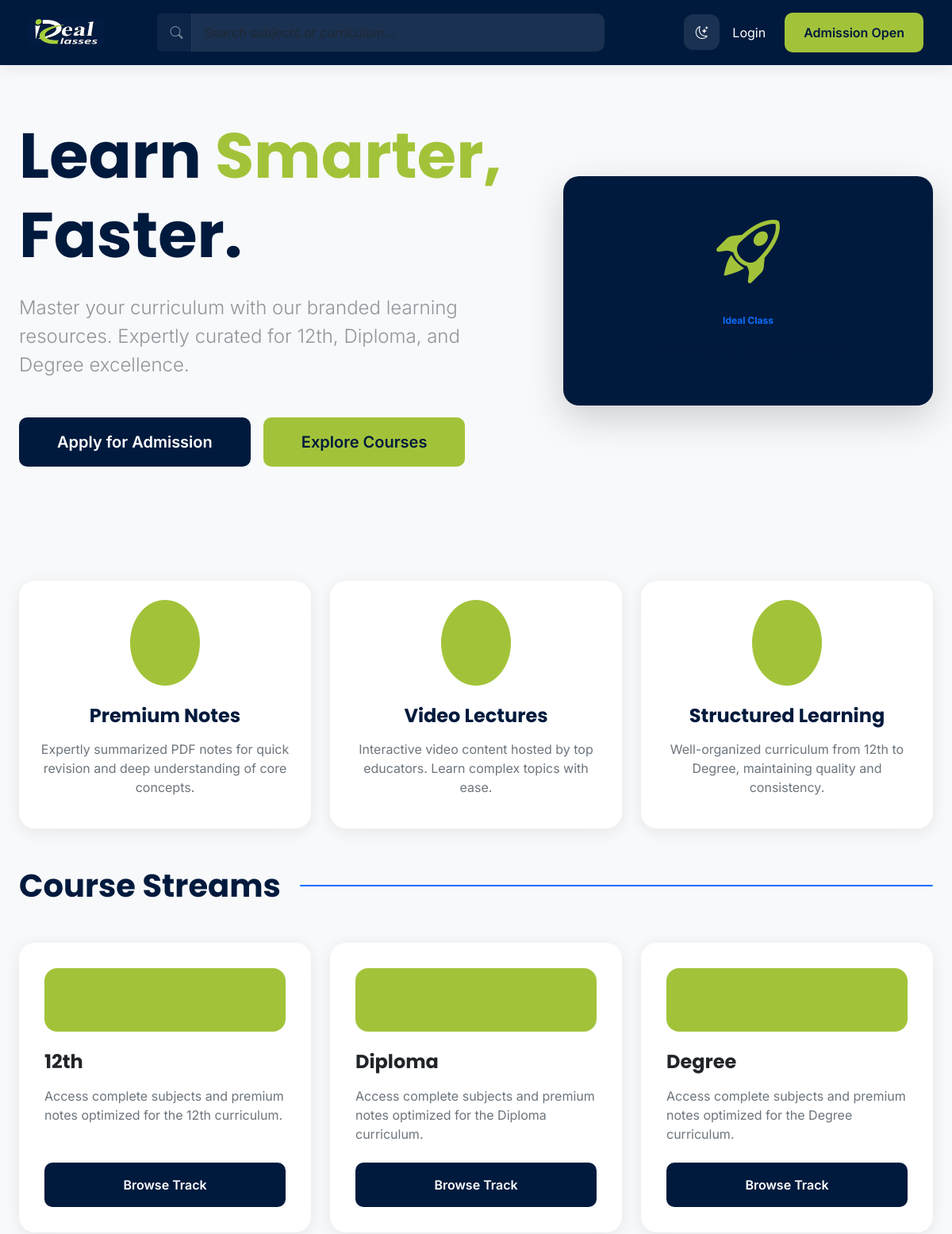
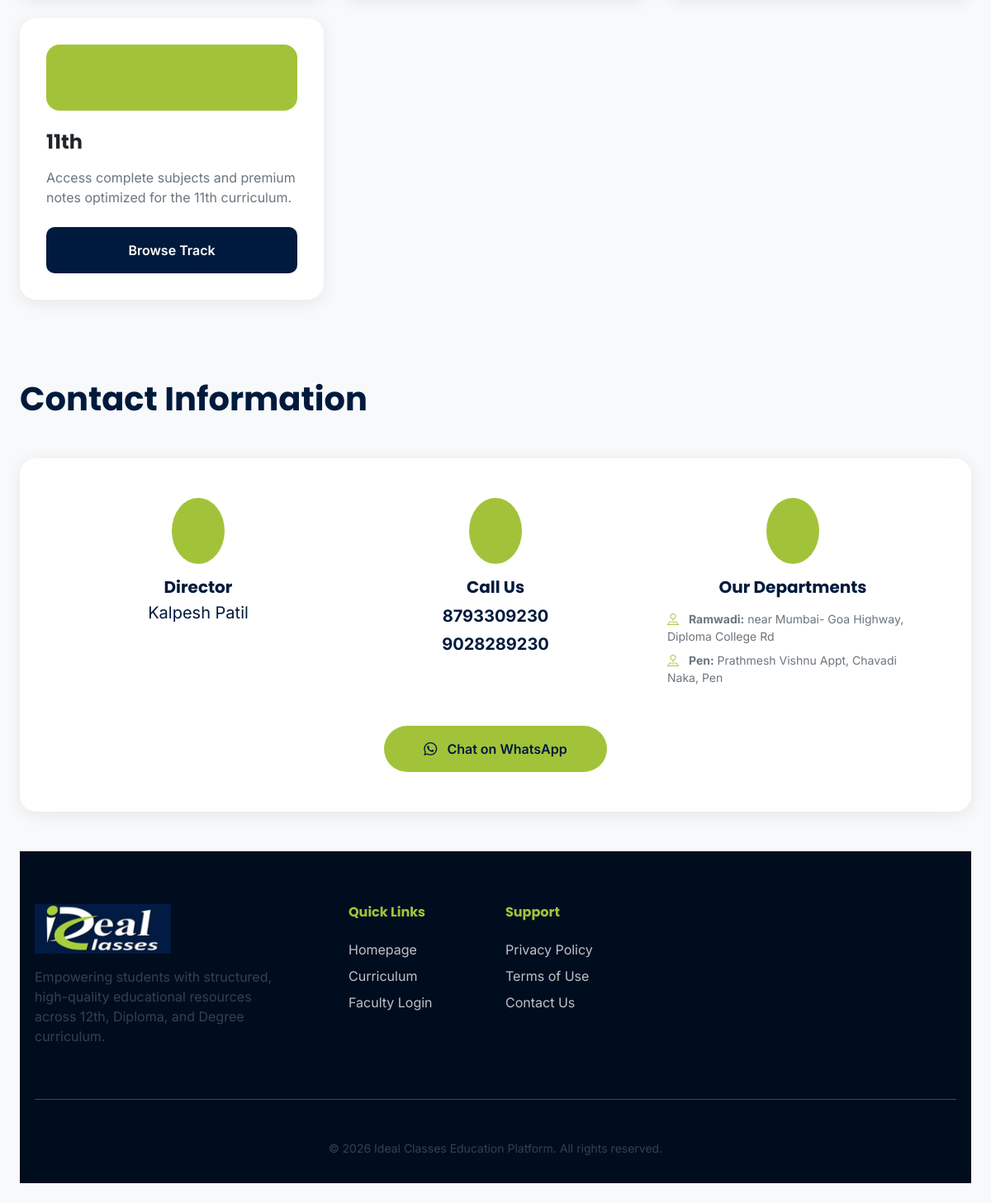
The page / on the database its author committed (2 pictures, top to bottom).
### education/models.py (models this page shows, shortened)
class Category(models.Model):
    name = models.CharField(max_length=100)
    class Meta:
        verbose_name = "Course"
        verbose_name_plural = "Courses"

### education/views.py (the view)
# urls.py: path('', views.home, name='home'),
def home(request):
    categories = Category.objects.all()
    context = {'categories': categories}
    if request.user.is_staff:
        context['total_students'] = StudentAdmission.objects.filter(status='Approved').count()
        context['pending_admissions'] = StudentAdmission.objects.filter(status='Pending').count()
        context['total_subjects'] = Subject.objects.count()
    return render(request, 'education/index.html', context)

### templates/education/index.html (shortened to what this page needs)
{% extends 'base.html' %}
{% block content %}
{% if not user.is_authenticated and not request.session.is_student %}
<div class="animate__animated animate__fadeIn">
    <div class="row align-items-center mb-5 py-5 text-lg-start">
        <div class="col-lg-7">
            <h1 class="display-1 fw-bold mb-4 animate__animated animate__fadeInDown lh-sm">
                Learn <span class="text-secondary-branded">Smarter,</span><br>Faster.
            </h1>
            <p class="lead fs-4 opacity-75 mb-5 pe-lg-5">
                Master your curriculum with our branded learning resources. Expertly curated for 12th, Diploma, and
                Degree excellence.
            </p>
            <div class="d-flex flex-wrap gap-3 justify-content-center justify-content-lg-start">
                <a href="{% url 'admission_apply' %}" class="btn btn-primary-branded px-5 py-3 fs-5">Apply for Admission</a>
                <a href="#browse" class="btn btn-secondary-branded px-5 py-3 fs-5">Explore Courses</a>
            </div>
        </div>
        <div class="col-lg-5 d-none d-lg-block animate__animated animate__zoomIn">
            <div class="card card-branded p-0 border-0 shadow-lg" style="background: var(--primary-color);">
                <div class="p-5 text-center text-white">
                    <i class="bi bi-rocket-takeoff display-1 text-secondary-branded"></i>
                    <div class="mt-4">
                        <div class="badge bg-secondary-branded text-primary px-3 py-2 rounded-pill mb-2">Ideal Class
                        </div>
                        <h4 class="fw-bold">Branded Excellence</h4>
                    </div>
                </div>
            </div>
        </div>
    </div>
    <div class="row g-4 mb-5 pt-5">
        <div class="col-md-4">
            <div class="card card-branded p-4 h-100 text-center border-0 animate__animated animate__fadeInUp">
                <div class="p-4 bg-opacity-10 d-inline-block rounded-circle mb-4 mx-auto"
                    style="background-color: var(--secondary-color); color: var(--secondary-color);">
                    <i class="bi bi-file-earmark-pdf fs-1"></i>
                </div>
                <h4 class="fw-bold mb-3">Premium Notes</h4>
                <p>Expertly summarized PDF notes for quick revision and deep understanding of core
                    concepts.</p>
            </div>
        </div>
        <div class="col-md-4">
            <div class="card card-branded p-4 h-100 text-center border-0 animate__animated animate__fadeInUp"
                style="animation-delay: 0.1s;">
                <div class="p-4 bg-opacity-10 d-inline-block rounded-circle mb-4 mx-auto"
                    style="background-color: var(--secondary-color); color: var(--secondary-color);">
                    <i class="bi bi-play-btn fs-1"></i>
                </div>
                <h4 class="fw-bold mb-3">Video Lectures</h4>
                <p>Interactive video content hosted by top educators. Learn complex topics with ease.
                </p>
            </div>
        </div>
        <div class="col-md-4">
            <div class="card card-branded p-4 h-100 text-center border-0 animate__animated animate__fadeInUp"
                style="animation-delay: 0.2s;">
                <div class="p-4 bg-opacity-10 d-inline-block rounded-circle mb-4 mx-auto"
                    style="background-color: var(--secondary-color); color: var(--secondary-color);">
                    <i class="bi bi-diagram-3 fs-1"></i>
                </div>
                <h4 class="fw-bold mb-3">Structured Learning</h4>
                <p>Well-organized curriculum from 12th to Degree, maintaining quality and
                    consistency.</p>
            </div>
        </div>
</div>
    {% endif %}
    {% if not user.is_staff %}
    <section id="browse" class="mt-5 pb-5">
        <div class="d-flex align-items-center mb-5">
            <h2 class="display-6 fw-bold mb-0">Course Streams</h2>
            <div class="ms-4 h-25 bg-primary opacity-10 flex-grow-1" style="height: 2px !important; border-radius: 5px;"></div>
        </div>
        <div class="row g-4">
            {% for category in categories %}
            <div class="col-md-6 col-lg-4">
                <div class="card card-branded h-100 p-2 border-0">
                    <div class="card-body p-4 d-flex flex-column">
                        <div class="p-3 bg-opacity-10 d-inline-block rounded-4 mb-4" style="background-color: var(--secondary-color); color: var(--secondary-color);">
                            <i class="bi bi-award fs-2"></i>
                        </div>
                        <h3 class="fw-bold mb-3 h4">{{ category.name }}</h3>
                        <p class="mb-4 flex-grow-1">Access complete subjects and premium notes optimized for the {{ category.name }} curriculum.</p>
                        <a href="{% url 'category_branches' category.pk %}" class="btn btn-primary-branded w-100 py-3 mt-auto">Browse Track</a>
                    </div>
                </div>
            </div>
            {% endfor %}
        </div>
    </section>
    {% endif %}
    <section id="contact" class="pb-5 mt-5">
        <div class="d-flex align-items-center mb-5">
            <h2 class="display-6 fw-bold mb-0">Contact Information</h2>
            <div class="ms-4 h-25 bg-secondary-branded opacity-25 flex-grow-1" style="height: 2px !important; border-radius: 5px;"></div>
        </div>
        <div class="row g-4 justify-content-center">
            <div class="col-lg-12">
                <div class="card card-branded border-0 p-4 p-md-5">
                    <div class="row gy-5">
                        <div class="col-md-4 text-center border-md-end" style="border-color: var(--border-color) !important;">
                            <div class="p-3 bg-opacity-10 d-inline-block rounded-circle mb-3" style="background-color: var(--secondary-color); color: var(--secondary-color);">
                                <i class="bi bi-person-badge fs-2"></i>
                            </div>
                            <h5 class="fw-bold mb-1">Director</h5>
                            <p class="mb-0 fs-5 text-main">Kalpesh Patil</p>
                        </div>
                        <div class="col-md-4 text-center border-md-end" style="border-color: var(--border-color) !important;">
                            <div class="p-3 bg-opacity-10 d-inline-block rounded-circle mb-3" style="background-color: var(--secondary-color); color: var(--secondary-color);">
                                <i class="bi bi-telephone-inbound fs-2"></i>
                            </div>
                            <h5 class="fw-bold mb-1">Call Us</h5>
                            <div class="d-flex flex-column gap-1 mt-2">
                                <a href="tel:8793309230" class="text-decoration-none text-main fw-bold fs-5">8793309230</a>
                                <a href="tel:9028289230" class="text-decoration-none text-main fw-bold fs-5">9028289230</a>
                            </div>
                        </div>
                        <div class="col-md-4 text-center">
                            <div class="p-3 bg-opacity-10 d-inline-block rounded-circle mb-3" style="background-color: var(--secondary-color); color: var(--secondary-color);">
                                <i class="bi bi-geo-alt fs-2"></i>
                            </div>
                            <h5 class="fw-bold mb-1">Our Departments</h5>
                            <div class="mt-3 text-start px-md-3">
                                <p class="small mb-2 text-muted"><i class="bi bi-pin-map text-secondary-branded me-2"></i> <strong>Ramwadi:</strong> near Mumbai- Goa Highway, Diploma College Rd</p>
                                <p class="small mb-0 text-muted"><i class="bi bi-pin-map text-secondary-branded me-2"></i> <strong>Pen:</strong> Prathmesh Vishnu Appt, Chavadi Naka, Pen</p>
                            </div>
                        </div>
                    </div>
                    <div class="mt-5 text-center">
                        <a href="https://wa.me/918793309230" target="_blank" class="btn btn-secondary-branded px-5 py-3 rounded-pill transition-hover">
                            <i class="bi bi-whatsapp me-2"></i> Chat on WhatsApp
                        </a>
                    </div>
                </div>
            </div>
        </div>
    </section>
{% endblock %}

### templates/base.html (style rules this page uses)
:root { --primary-color: #001a3d; --secondary-color: #a2c339; --accent-color: #ffffff; --bg-light: #f8f9fa; --bg-dark: #00122b; --card-light: #ffffff; --card-dark: #001a3d; --text-main: #001a3d; --text-muted: #6c757d; --text-inverted: #ffffff; --sidebar-width: 280px; --transition: all 0.3s cubic-bezier(0.4, 0, 0.2, 1); --border-radius: 12px; --shadow-soft: 0 4px 20px rgba(0, 0, 0, 0.08); --shadow-strong: 0 8px 30px rgba(0, 0, 0, 0.15); --border-color: rgba(0,0,0,0.08); --overlay-bg: rgba(0, 0, 0, 0.4); }
body { font-family: 'Inter', sans-serif; background-color: var(--bg-light); color: var(--text-main); overflow-x: hidden; margin: 0; transition: all 0.3s ease; }
h1, h2, h3, h4, h5, h6, .navbar-brand { font-family: 'Poppins', sans-serif; color: var(--text-main); font-weight: 700; }
p { color: var(--text-muted); }
.text-main { color: var(--text-main) !important; }
.text-muted { color: var(--text-muted) !important; }
.card-branded { background: var(--card-light); border: 1px solid var(--border-color); border-radius: 20px; box-shadow: var(--shadow-soft); transition: var(--transition); overflow: hidden; }
.btn-primary-branded { background-color: var(--primary-color); border: none; color: #ffffff !important; padding: 0.8rem 1.8rem; border-radius: 10px; font-weight: 600; transition: var(--transition); }
.btn-secondary-branded { background-color: var(--secondary-color); border: none; color: #001a3d !important; padding: 0.8rem 1.8rem; border-radius: 10px; font-weight: 600; transition: var(--transition); }
.text-secondary-branded { color: var(--secondary-color) !important; }

### rows shown on the page
Category: name "12th"
Category: name "Diploma"
Category: name "Degree"
Category: name "11th"
